Frame 1 (no input): blank canvas, image omitted
Frame 60 (the mouse pressed at the canvas centre just before this capture): blank canvas, image omitted
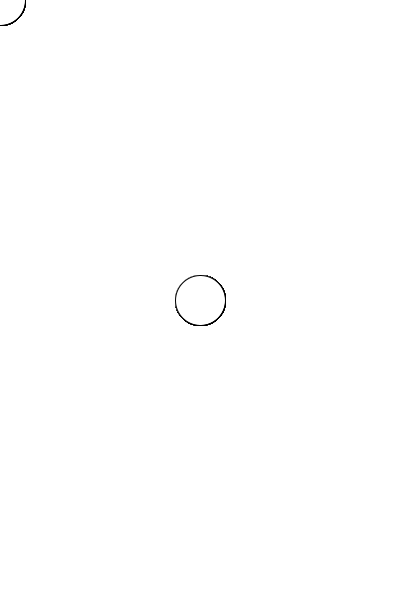
Frame 120 (the mouse held since frame 60 and released just before this capture)

The Processing sketch whose frames 1 and 60 were blank and that drew this single picture after the mouse press (run headless with seeded random() and noise(); from frame 60 on, the mouse is pressed at the canvas centre):

// Processing sketch: processing_148545
// ── processing_148545.pde

// First and only once:
void setup()
{
  size(400, 600); 
  background(255, 255, 255);
  frameRate(30);
}

// Then, repeat: 
void draw()
{ 
  stroke(0, 0, 0);
  strokeWeight(1);
  fill(255, 255, 255);
  ellipse(mouseX, mouseY, 50, 50);  
}
